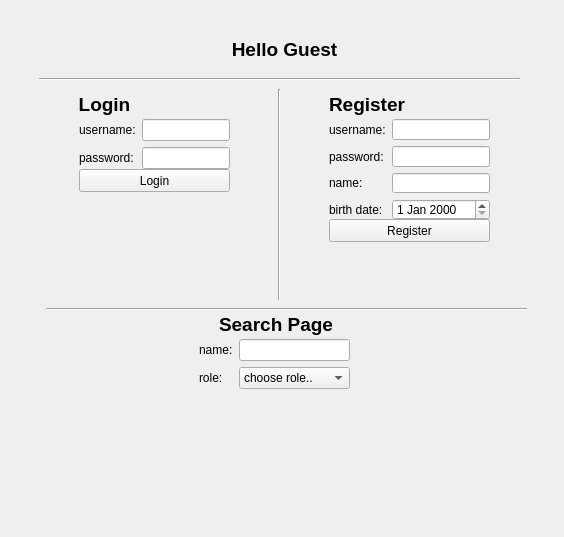
<?xml version="1.0" encoding="UTF-8"?>
<ui version="4.0">
 <class>MainWindow</class>
 <widget class="QMainWindow" name="MainWindow">
  <property name="geometry">
   <rect>
    <x>0</x>
    <y>0</y>
    <width>564</width>
    <height>537</height>
   </rect>
  </property>
  <property name="windowTitle">
   <string>MainWindow</string>
  </property>
  <widget class="QWidget" name="centralwidget">
   <widget class="QStackedWidget" name="stackedWidget">
    <property name="geometry">
     <rect>
      <x>9</x>
      <y>-1</y>
      <width>551</width>
      <height>531</height>
     </rect>
    </property>
    <property name="currentIndex">
     <number>1</number>
    </property>
    <widget class="QWidget" name="MainScreen">
     <widget class="QLabel" name="registerLabel">
      <property name="geometry">
       <rect>
        <x>330</x>
        <y>30</y>
        <width>91</width>
        <height>31</height>
       </rect>
      </property>
      <property name="text">
       <string>&lt;html&gt;&lt;head/&gt;&lt;body&gt;&lt;p&gt;&lt;span style=&quot; font-size:14pt; font-weight:600;&quot;&gt;Register&lt;/span&gt;&lt;/p&gt;&lt;/body&gt;&lt;/html&gt;</string>
      </property>
     </widget>
     <widget class="Line" name="line">
      <property name="geometry">
       <rect>
        <x>260</x>
        <y>20</y>
        <width>20</width>
        <height>301</height>
       </rect>
      </property>
      <property name="orientation">
       <enum>Qt::Vertical</enum>
      </property>
     </widget>
     <widget class="QLabel" name="loginLabel">
      <property name="geometry">
       <rect>
        <x>30</x>
        <y>30</y>
        <width>71</width>
        <height>31</height>
       </rect>
      </property>
      <property name="text">
       <string>&lt;html&gt;&lt;head/&gt;&lt;body&gt;&lt;p&gt;&lt;span style=&quot; font-size:14pt; font-weight:600;&quot;&gt;Login&lt;/span&gt;&lt;/p&gt;&lt;/body&gt;&lt;/html&gt;</string>
      </property>
      <property name="scaledContents">
       <bool>false</bool>
      </property>
      <property name="wordWrap">
       <bool>false</bool>
      </property>
     </widget>
     <widget class="QPushButton" name="guestBtn">
      <property name="geometry">
       <rect>
        <x>390</x>
        <y>480</y>
        <width>131</width>
        <height>23</height>
       </rect>
      </property>
      <property name="cursor">
       <cursorShape>PointingHandCursor</cursorShape>
      </property>
      <property name="text">
       <string>SignIn as a guest</string>
      </property>
      <property name="autoDefault">
       <bool>false</bool>
      </property>
      <property name="default">
       <bool>false</bool>
      </property>
     </widget>
     <widget class="Line" name="line_2">
      <property name="geometry">
       <rect>
        <x>27</x>
        <y>310</y>
        <width>501</width>
        <height>20</height>
       </rect>
      </property>
      <property name="orientation">
       <enum>Qt::Horizontal</enum>
      </property>
     </widget>
     <widget class="QWidget" name="formLayoutWidget_2">
      <property name="geometry">
       <rect>
        <x>330</x>
        <y>60</y>
        <width>161</width>
        <height>101</height>
       </rect>
      </property>
      <layout class="QFormLayout" name="registerForm">
       <item row="0" column="0">
        <widget class="QLabel" name="usernameLabel_2">
         <property name="text">
          <string>username:</string>
         </property>
        </widget>
       </item>
       <item row="0" column="1">
        <widget class="QLineEdit" name="usernameLineEdit_2"/>
       </item>
       <item row="1" column="0">
        <widget class="QLabel" name="passwordLabel_2">
         <property name="text">
          <string>password:</string>
         </property>
        </widget>
       </item>
       <item row="1" column="1">
        <widget class="QLineEdit" name="passwordLineEdit_2"/>
       </item>
       <item row="2" column="0">
        <widget class="QLabel" name="nameLabel">
         <property name="text">
          <string>name:</string>
         </property>
        </widget>
       </item>
       <item row="2" column="1">
        <widget class="QLineEdit" name="nameLineEdit"/>
       </item>
       <item row="3" column="0">
        <widget class="QLabel" name="birthDateLabel">
         <property name="text">
          <string>birth date:</string>
         </property>
        </widget>
       </item>
       <item row="3" column="1">
        <widget class="QDateEdit" name="dateEdit"/>
       </item>
      </layout>
     </widget>
     <widget class="QWidget" name="formLayoutWidget">
      <property name="geometry">
       <rect>
        <x>30</x>
        <y>60</y>
        <width>151</width>
        <height>51</height>
       </rect>
      </property>
      <layout class="QFormLayout" name="loginForm">
       <item row="0" column="0">
        <widget class="QLabel" name="usernameLabel">
         <property name="text">
          <string>username:</string>
         </property>
        </widget>
       </item>
       <item row="0" column="1">
        <widget class="QLineEdit" name="usernameLineEdit"/>
       </item>
       <item row="1" column="0">
        <widget class="QLabel" name="passwordLabel">
         <property name="text">
          <string>password:</string>
         </property>
        </widget>
       </item>
       <item row="1" column="1">
        <widget class="QLineEdit" name="passwordLineEdit"/>
       </item>
      </layout>
     </widget>
     <widget class="QPushButton" name="loginBtn">
      <property name="geometry">
       <rect>
        <x>30</x>
        <y>110</y>
        <width>151</width>
        <height>23</height>
       </rect>
      </property>
      <property name="cursor">
       <cursorShape>PointingHandCursor</cursorShape>
      </property>
      <property name="text">
       <string>Login</string>
      </property>
     </widget>
     <widget class="QLabel" name="backgroundLabel">
      <property name="geometry">
       <rect>
        <x>20</x>
        <y>20</y>
        <width>511</width>
        <height>491</height>
       </rect>
      </property>
      <property name="text">
       <string/>
      </property>
      <property name="pixmap">
       <pixmap>football federation.png</pixmap>
      </property>
      <property name="scaledContents">
       <bool>true</bool>
      </property>
     </widget>
     <widget class="QPushButton" name="registerBtn">
      <property name="geometry">
       <rect>
        <x>330</x>
        <y>170</y>
        <width>161</width>
        <height>23</height>
       </rect>
      </property>
      <property name="cursor">
       <cursorShape>PointingHandCursor</cursorShape>
      </property>
      <property name="text">
       <string>Register</string>
      </property>
     </widget>
     <zorder>backgroundLabel</zorder>
     <zorder>registerLabel</zorder>
     <zorder>line</zorder>
     <zorder>loginLabel</zorder>
     <zorder>guestBtn</zorder>
     <zorder>line_2</zorder>
     <zorder>formLayoutWidget_2</zorder>
     <zorder>formLayoutWidget</zorder>
     <zorder>loginBtn</zorder>
     <zorder>registerBtn</zorder>
    </widget>
    <widget class="QWidget" name="GuestScreen">
     <widget class="QLabel" name="label_3">
      <property name="geometry">
       <rect>
        <x>210</x>
        <y>310</y>
        <width>131</width>
        <height>31</height>
       </rect>
      </property>
      <property name="text">
       <string>&lt;html&gt;&lt;head/&gt;&lt;body&gt;&lt;p&gt;&lt;span style=&quot; font-size:14pt; font-weight:600;&quot;&gt;Search Page&lt;/span&gt;&lt;/p&gt;&lt;/body&gt;&lt;/html&gt;</string>
      </property>
     </widget>
     <widget class="QWidget" name="formLayoutWidget_3">
      <property name="geometry">
       <rect>
        <x>320</x>
        <y>120</y>
        <width>161</width>
        <height>101</height>
       </rect>
      </property>
      <layout class="QFormLayout" name="registerForm_2">
       <item row="0" column="0">
        <widget class="QLabel" name="usernameLabel_3">
         <property name="text">
          <string>username:</string>
         </property>
        </widget>
       </item>
       <item row="0" column="1">
        <widget class="QLineEdit" name="usernameLineEdit_3"/>
       </item>
       <item row="1" column="0">
        <widget class="QLabel" name="passwordLabel_3">
         <property name="text">
          <string>password:</string>
         </property>
        </widget>
       </item>
       <item row="1" column="1">
        <widget class="QLineEdit" name="passwordLineEdit_3"/>
       </item>
       <item row="2" column="0">
        <widget class="QLabel" name="nameLabel_2">
         <property name="text">
          <string>name:</string>
         </property>
        </widget>
       </item>
       <item row="2" column="1">
        <widget class="QLineEdit" name="nameLineEdit_2"/>
       </item>
       <item row="3" column="0">
        <widget class="QLabel" name="birthDateLabel_2">
         <property name="text">
          <string>birth date:</string>
         </property>
        </widget>
       </item>
       <item row="3" column="1">
        <widget class="QDateEdit" name="dateEdit_2"/>
       </item>
      </layout>
     </widget>
     <widget class="Line" name="line_3">
      <property name="geometry">
       <rect>
        <x>37</x>
        <y>300</y>
        <width>481</width>
        <height>20</height>
       </rect>
      </property>
      <property name="orientation">
       <enum>Qt::Horizontal</enum>
      </property>
     </widget>
     <widget class="Line" name="line_4">
      <property name="geometry">
       <rect>
        <x>30</x>
        <y>70</y>
        <width>481</width>
        <height>20</height>
       </rect>
      </property>
      <property name="orientation">
       <enum>Qt::Horizontal</enum>
      </property>
     </widget>
     <widget class="QPushButton" name="loginBtn_2">
      <property name="geometry">
       <rect>
        <x>70</x>
        <y>170</y>
        <width>151</width>
        <height>23</height>
       </rect>
      </property>
      <property name="cursor">
       <cursorShape>PointingHandCursor</cursorShape>
      </property>
      <property name="text">
       <string>Login</string>
      </property>
     </widget>
     <widget class="QLabel" name="registerLabel_2">
      <property name="geometry">
       <rect>
        <x>320</x>
        <y>90</y>
        <width>91</width>
        <height>31</height>
       </rect>
      </property>
      <property name="text">
       <string>&lt;html&gt;&lt;head/&gt;&lt;body&gt;&lt;p&gt;&lt;span style=&quot; font-size:14pt; font-weight:600;&quot;&gt;Register&lt;/span&gt;&lt;/p&gt;&lt;/body&gt;&lt;/html&gt;</string>
      </property>
     </widget>
     <widget class="QWidget" name="formLayoutWidget_4">
      <property name="geometry">
       <rect>
        <x>190</x>
        <y>340</y>
        <width>151</width>
        <height>80</height>
       </rect>
      </property>
      <layout class="QFormLayout" name="formLayout">
       <item row="0" column="0">
        <widget class="QLabel" name="nameLabel_3">
         <property name="text">
          <string>name:</string>
         </property>
        </widget>
       </item>
       <item row="0" column="1">
        <widget class="QLineEdit" name="nameLineEdit_3"/>
       </item>
       <item row="1" column="0">
        <widget class="QLabel" name="roleLabel">
         <property name="text">
          <string>role:</string>
         </property>
        </widget>
       </item>
       <item row="1" column="1">
        <widget class="QComboBox" name="roleComboBox">
         <item>
          <property name="text">
           <string>choose role..</string>
          </property>
         </item>
         <item>
          <property name="text">
           <string>Team</string>
          </property>
         </item>
         <item>
          <property name="text">
           <string>Player</string>
          </property>
         </item>
         <item>
          <property name="text">
           <string>Coach</string>
          </property>
         </item>
        </widget>
       </item>
      </layout>
     </widget>
     <widget class="QLabel" name="label">
      <property name="geometry">
       <rect>
        <x>200</x>
        <y>20</y>
        <width>151</width>
        <height>61</height>
       </rect>
      </property>
      <property name="text">
       <string>&lt;html&gt;&lt;head/&gt;&lt;body&gt;&lt;p align=&quot;center&quot;&gt;&lt;span style=&quot; font-size:14pt; font-weight:600;&quot;&gt;Hello Guest&lt;/span&gt;&lt;/p&gt;&lt;/body&gt;&lt;/html&gt;</string>
      </property>
     </widget>
     <widget class="QLabel" name="label_4">
      <property name="geometry">
       <rect>
        <x>390</x>
        <y>320</y>
        <width>91</width>
        <height>91</height>
       </rect>
      </property>
      <property name="text">
       <string/>
      </property>
      <property name="pixmap">
       <pixmap>football federation.png</pixmap>
      </property>
      <property name="scaledContents">
       <bool>true</bool>
      </property>
     </widget>
     <widget class="Line" name="line_5">
      <property name="geometry">
       <rect>
        <x>260</x>
        <y>90</y>
        <width>20</width>
        <height>211</height>
       </rect>
      </property>
      <property name="orientation">
       <enum>Qt::Vertical</enum>
      </property>
     </widget>
     <widget class="QWidget" name="formLayoutWidget_5">
      <property name="geometry">
       <rect>
        <x>70</x>
        <y>120</y>
        <width>151</width>
        <height>51</height>
       </rect>
      </property>
      <layout class="QFormLayout" name="loginForm_2">
       <item row="0" column="0">
        <widget class="QLabel" name="usernameLabel_4">
         <property name="text">
          <string>username:</string>
         </property>
        </widget>
       </item>
       <item row="0" column="1">
        <widget class="QLineEdit" name="usernameLineEdit_4"/>
       </item>
       <item row="1" column="0">
        <widget class="QLabel" name="passwordLabel_4">
         <property name="text">
          <string>password:</string>
         </property>
        </widget>
       </item>
       <item row="1" column="1">
        <widget class="QLineEdit" name="passwordLineEdit_4"/>
       </item>
      </layout>
     </widget>
     <widget class="QLabel" name="label_2">
      <property name="geometry">
       <rect>
        <x>60</x>
        <y>80</y>
        <width>71</width>
        <height>51</height>
       </rect>
      </property>
      <property name="text">
       <string>&lt;html&gt;&lt;head/&gt;&lt;body&gt;&lt;p align=&quot;center&quot;&gt;&lt;span style=&quot; font-size:14pt; font-weight:600;&quot;&gt;Login&lt;/span&gt;&lt;/p&gt;&lt;/body&gt;&lt;/html&gt;</string>
      </property>
     </widget>
     <widget class="QPushButton" name="registerBtn_2">
      <property name="geometry">
       <rect>
        <x>320</x>
        <y>220</y>
        <width>161</width>
        <height>23</height>
       </rect>
      </property>
      <property name="cursor">
       <cursorShape>PointingHandCursor</cursorShape>
      </property>
      <property name="text">
       <string>Register</string>
      </property>
     </widget>
    </widget>
   </widget>
  </widget>
 </widget>
 <resources/>
 <connections/>
</ui>
